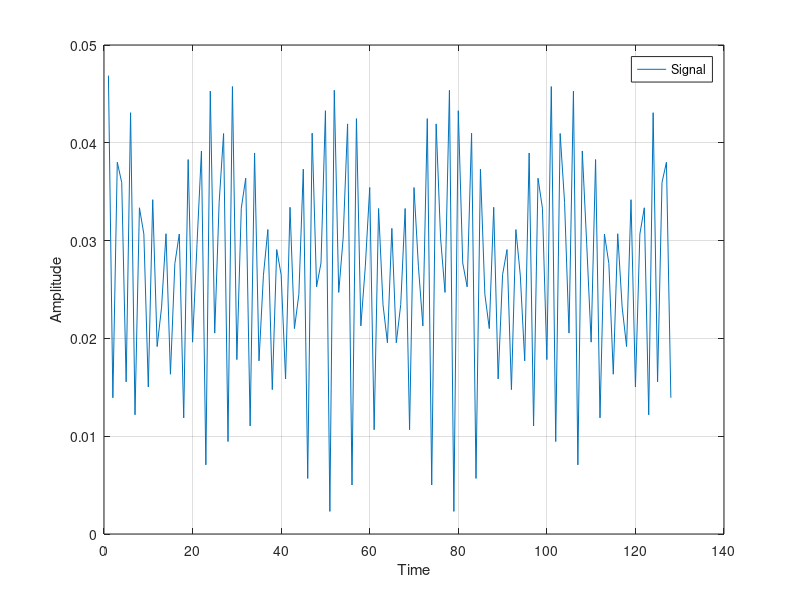

This chart was generated by the following MATLAB code: (Note: this script raises an error after producing the figure.)
clc;
clear all;
close all;

N = 128;
SNR = 37;

%% 1

t = (1:N);

SignalSpec = zeros(1,N);
SignalSpec(5) = 1;
SignalSpec(10) = 2;
SignalSpec(60) = 3;

%plot(SignalSpec)

Signal = ifft(SignalSpec);

plot(t, abs(Signal))
legend("Signal")
xlabel('Time');
ylabel('Amplitude');
grid on;

%% 2

NoisedSignal = NoiseGenerator(Signal, SNR);
Noise = NoisedSignal - Signal;
%% 3

P_Signal = PowerSignal(Signal);
P_Noise = PowerSignal(Noise);
P_NoisedSignal = PowerSignal(NoisedSignal);

%% 4

NoiseSpec = fft(Noise);
NoisedSignalSpec = fft(NoisedSignal);

P_SignalSpec = PowerSignal(SignalSpec);
P_NoiseSpec = PowerSignal(NoiseSpec);
P_NoisedSignalSpec = PowerSignal(NoisedSignalSpec);

if ((P_SignalSpec - N * P_Signal) < 0.1 * P_SignalSpec) && ((P_NoiseSpec - N * P_Noise) < 0.1 * P_NoiseSpec) && ((P_NoisedSignalSpec - N * P_NoisedSignal) < 0.1 * P_NoisedSignalSpec)

   sprintf("True")
else
   sprintf("False")
end

%% 5

FilteredNoisedSignal = FilterSignal(NoisedSignal);

%% 6

P_FilteredNoisedSignal = PowerSignal(FilteredNoisedSignal)
SNR_Fil = 10*log10(P_NoisedSignal / P_Noise)
SNR_Not = 10*log10(P_FilteredNoisedSignal / P_Noise)

%{ 
графики
plot(t, [abs(Noise); abs(Signal); abs(NoisedSignal); abs(FilteredNoisedSignal)])
legend("Noise", "Signal", "NoisedSignal", "FilteredNoisedSignal")
xlabel('Time');
ylabel('Amplitude');
grid on;
%}
